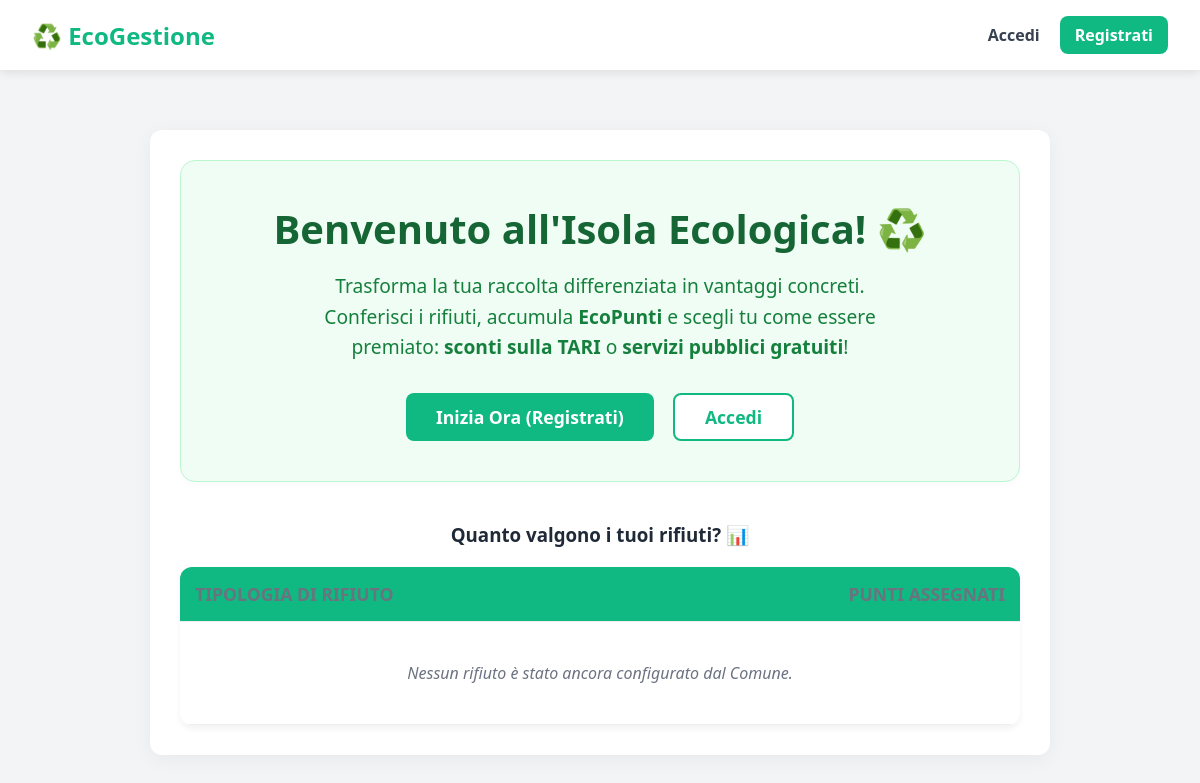
Before: / with the older database file.
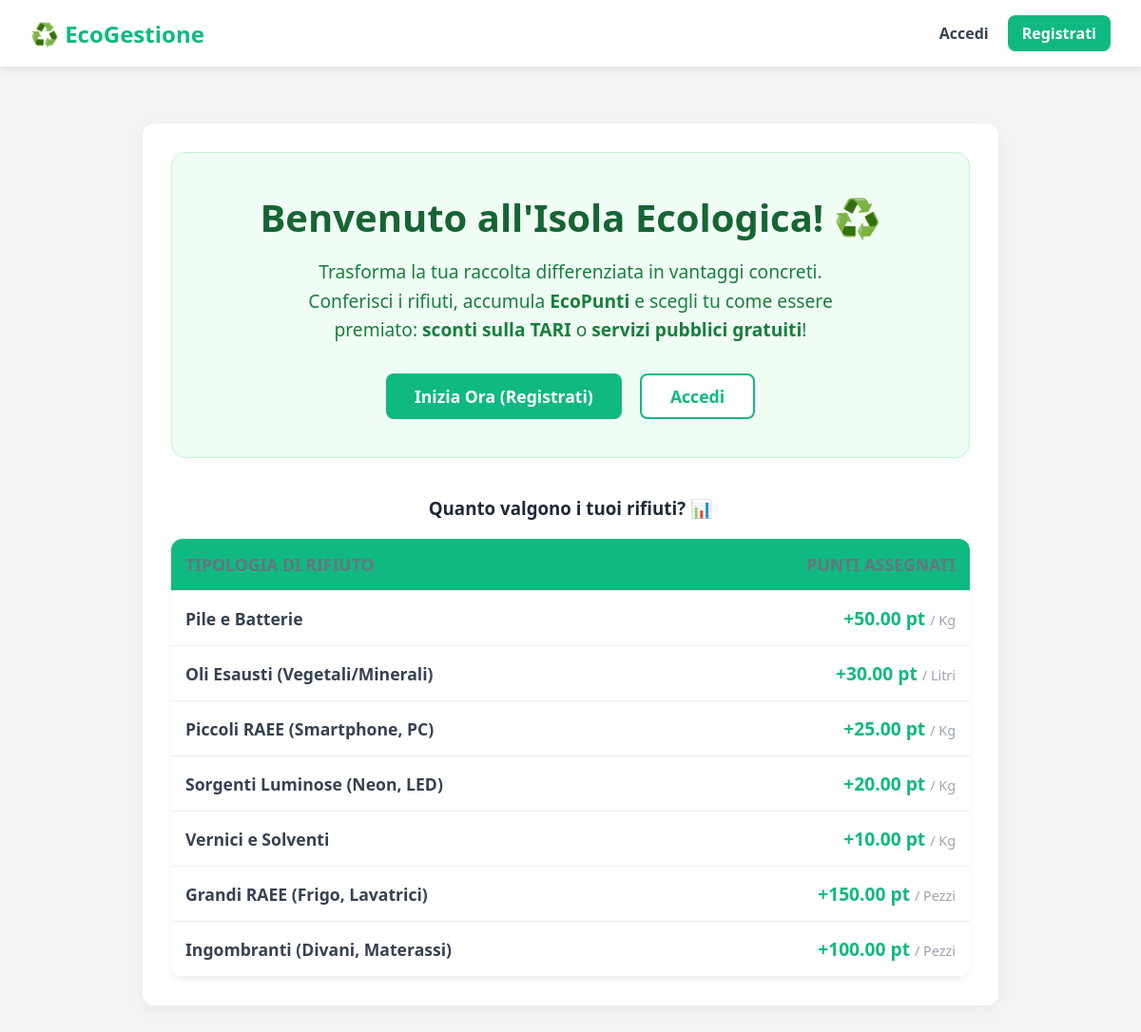
After: the same page with the newer database file.
### gestione_rifiuti/models.py (models this page shows, shortened)
class TipologiaRifiuto(models.Model): # Definisce una tabella che mappa i tipi di rifiuto (es. Plastica, Vetro, Carta)
    nome = models.CharField(max_length=100) # Colonna di testo per il nome della tipologia di rifiuto, massimo 100 caratteri
    unita_di_misura = models.CharField(max_length=10) # Colonna di testo per indicare l'unità (es. "kg", "litri", "pezzi")
    punti_per_unita = models.DecimalField(max_digits=10, decimal_places=2) # Colonna decimale: indica quanti punti vale 1 unità di questo rifiuto (fino a 10 cifre totali, di cui 2 decimali)
    attivo = models.BooleanField(default=True)  # <-- AGGIUNTO # Colonna VERO/FALSO per disabilitare vecchie tipologie di rifiuti senza cancellarle dal DB. Default VERO.

### gestione_rifiuti/views.py (the view)
# urls.py: path('', views.homepage, name='homepage'),
def homepage(request): # Definisce la funzione per la pagina principale del sito. 'request' contiene i dati della visita dell'utente
    rifiuti = TipologiaRifiuto.objects.all() # Prende dal database tutte le tipologie di rifiuto disponibili
    return render(request, 'gestione_rifiuti/homepage.html', {'rifiuti': rifiuti}) # Mostra il file HTML della homepage, passandogli la lista dei rifiuti da far vedere a schermo

### gestione_rifiuti/templates/gestione_rifiuti/homepage.html (shortened to what this page needs)
{% extends 'gestione_rifiuti/base.html' %}
{% block content %}
    {% if user.is_superuser %}
        <div style="text-align: center; margin-bottom: 40px; padding: 40px; background: #f3f4f6; border-radius: 15px; border: 1px solid #e5e7eb;">
            <h2 style="color: #1f2937; margin-top: 0;">Benvenuto, Amministratore! ⚙️</h2>
            <p style="color: #6b7280; font-size: 1.1rem;">Usa il menu in alto per accedere al Pannello di Controllo e gestire il sistema.</p>
        </div>
    {% else %}
        <div style="text-align: center; margin-bottom: 40px; background: #f0fdf4; padding: 40px 20px; border-radius: 15px; border: 1px solid #bbf7d0; box-shadow: 0 4px 6px rgba(0,0,0,0.02);">
            <h1 style="color: #166534; font-size: 2.5rem; margin-bottom: 15px; margin-top: 0;">Benvenuto all'Isola Ecologica! ♻️</h1>
            <p style="font-size: 1.2rem; color: #15803d; line-height: 1.6; max-width: 600px; margin: 0 auto;">
                Trasforma la tua raccolta differenziata in vantaggi concreti.<br>
                Conferisci i rifiuti, accumula <strong>EcoPunti</strong> e scegli tu come essere premiato:
                <strong>sconti sulla TARI</strong> o <strong>servizi pubblici gratuiti</strong>!
            </p>
            <div style="margin-top: 30px;">
                {% if not user.is_authenticated %}
                    <a href="/registrazione/" class="btn" style="padding: 12px 30px; font-size: 1.1rem; margin-right: 15px;">Inizia Ora (Registrati)</a>
                    <a href="/login/" class="btn" style="background: white; color: var(--primary); border: 2px solid var(--primary); padding: 10px 30px; font-size: 1.1rem;">Accedi</a>
                {% else %}
                    <a href="/area-riscatto/" class="btn btn-oro" style="padding: 14px 40px; font-size: 1.2rem;">🎁 Scopri i Premi</a>
                {% endif %}
            </div>
        </div>
    {% endif %}
    <h3 style="text-align: center; margin-bottom: 20px; color: #1f2937;">Quanto valgono i tuoi rifiuti? 📊</h3>
    <table style="width: 100%; border-collapse: collapse; background: white; box-shadow: 0 4px 6px rgba(0,0,0,0.05); border-radius: 12px; overflow: hidden;">
        <thead style="background: #10b981; color: white;">
            <tr>
                <th style="padding: 15px; text-align: left; font-size: 1.1rem;">Tipologia di Rifiuto</th>
                <th style="padding: 15px; text-align: right; font-size: 1.1rem;">Punti Assegnati</th>
            </tr>
        </thead>
        <tbody>
            {% for rifiuto in rifiuti %}
                <tr style="border-bottom: 1px solid #f3f4f6;">
                    <td style="padding: 15px; font-size: 1.1rem; color: #374151;">
                        <strong>{{ rifiuto.nome }}</strong>
                    </td>
                    <td style="padding: 15px; text-align: right; color: #10b981; font-weight: 800; font-size: 1.2rem;">
                        +{{ rifiuto.punti_per_unita }} pt
                        <span style="color: #9ca3af; font-weight: normal; font-size: 0.9rem;">/ {{ rifiuto.unita_di_misura }}</span>
                    </td>
                </tr>
            {% empty %}
                <tr>
                    <td colspan="2" style="text-align: center; color: #6b7280; padding: 40px; font-style: italic;">
                        Nessun rifiuto è stato ancora configurato dal Comune.
                    </td>
                </tr>
            {% endfor %}
        </tbody>
    </table>
{% endblock %}

### gestione_rifiuti/templates/gestione_rifiuti/base.html (shortened to what this page needs)
<!DOCTYPE html>
<html lang="it">
<head>
</head>
<body>
    <nav class="navbar">
        <a href="/" class="navbar-brand">♻️ EcoGestione</a>
 <div style="display: flex; align-items: center; gap: 20px;">
    {% if user.is_authenticated %}
        <span style="color: #4b5563;">Ciao, <strong>{{ user.username }}</strong></span>
        {% if user.is_superuser %}
            <a href="/dashboard-admin/" style="color: #3b82f6; font-weight: bold; text-decoration: none;">Dashboard Admin</a>
        {% elif user.operatoreecologico %}
            <a href="/punto-cassa/" style="color: #10b981; font-weight: bold; text-decoration: none;">Punto Cassa</a>
        {% else %}
            <a href="/profilo/" style="color: #374151; text-decoration: none; font-weight: bold;">Profilo</a>
            <a href="/area-riscatto/" style="color: #d97706; text-decoration: none; font-weight: bold;">🎁 Premi</a>
        {% endif %}
        <form action="/logout/" method="post" style="display:inline; margin: 0;">
            {% csrf_token %}
            <button type="submit" style="background: none; border: none; color: #ef4444; font-weight: bold; cursor: pointer; font-size: 1rem; padding: 0;">Esci</button>
        </form>
    {% else %}
        <a href="/login/" style="color: #374151; text-decoration: none; font-weight: bold;">Accedi</a>
        <a href="/registrazione/" style="background: #10b981; color: white; padding: 8px 15px; border-radius: 8px; text-decoration: none; font-weight: bold;">Registrati</a>
    {% endif %}
</div>
    </nav>
    <div class="container">
        <div class="card">
            {% block content %}
            {% endblock %}
        </div>
    </div>
</body>
</html>

### gestione_rifiuti/templates/gestione_rifiuti/base.html (style rules this page uses)
:root { --primary: #10b981; --primary-hover: #059669; --dark: #1f2937; --light: #f3f4f6; --white: #ffffff; }
body { font-family: 'Segoe UI', sans-serif; background-color: var(--light); margin: 0; padding: 0; }
.navbar { background-color: var(--white); padding: 1rem 2rem; display: flex; justify-content: space-between; align-items: center; box-shadow: 0 2px 10px rgba(0,0,0,0.1); position: sticky; top: 0; z-index: 1000; }
.navbar-brand { font-size: 1.5rem; font-weight: bold; color: var(--primary); text-decoration: none; }
.container { max-width: 900px; margin: 40px auto; padding: 20px; }
.card { background: var(--white); padding: 30px; border-radius: 12px; box-shadow: 0 4px 20px rgba(0,0,0,0.05); }
table { width: 100%; border-collapse: collapse; margin-top: 20px; }
th, td { padding: 12px; border-bottom: 1px solid #eee; text-align: left; }
th { color: #6b7280; font-size: 0.8rem; text-transform: uppercase; }
.btn { background: var(--primary); color: white; padding: 10px 20px; border-radius: 8px; text-decoration: none; display: inline-block; border: none; cursor: pointer; font-weight: bold; }

Changed rows visible on the page:
added TipologiaRifiuto: nome "Pile e Batterie", punti_per_unita "50.00", unita_di_misura "Kg"
added TipologiaRifiuto: nome "Oli Esausti (Vegetali/Minerali)", punti_per_unita "30.00", unita_di_misura "Litri"
added TipologiaRifiuto: nome "Piccoli RAEE (Smartphone, PC)", punti_per_unita "25.00", unita_di_misura "Kg"
added TipologiaRifiuto: nome "Sorgenti Luminose (Neon, LED)", punti_per_unita "20.00", unita_di_misura "Kg"
added TipologiaRifiuto: nome "Vernici e Solventi", punti_per_unita "10.00", unita_di_misura "Kg"
added TipologiaRifiuto: nome "Grandi RAEE (Frigo, Lavatrici)", punti_per_unita "150.00", unita_di_misura "Pezzi"
added TipologiaRifiuto: nome "Ingombranti (Divani, Materassi)", punti_per_unita "100.00", unita_di_misura "Pezzi"
Other visible differences:
text no longer shown: "Nessun rifiuto è stato ancora configurato dal Comune."
